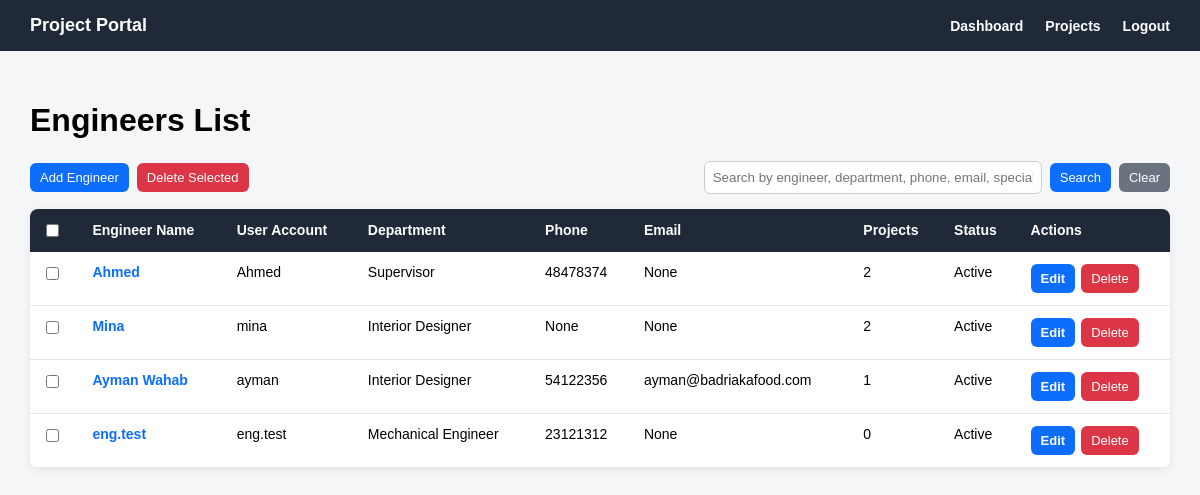
The app's page /engineers/ (signed in), older data.
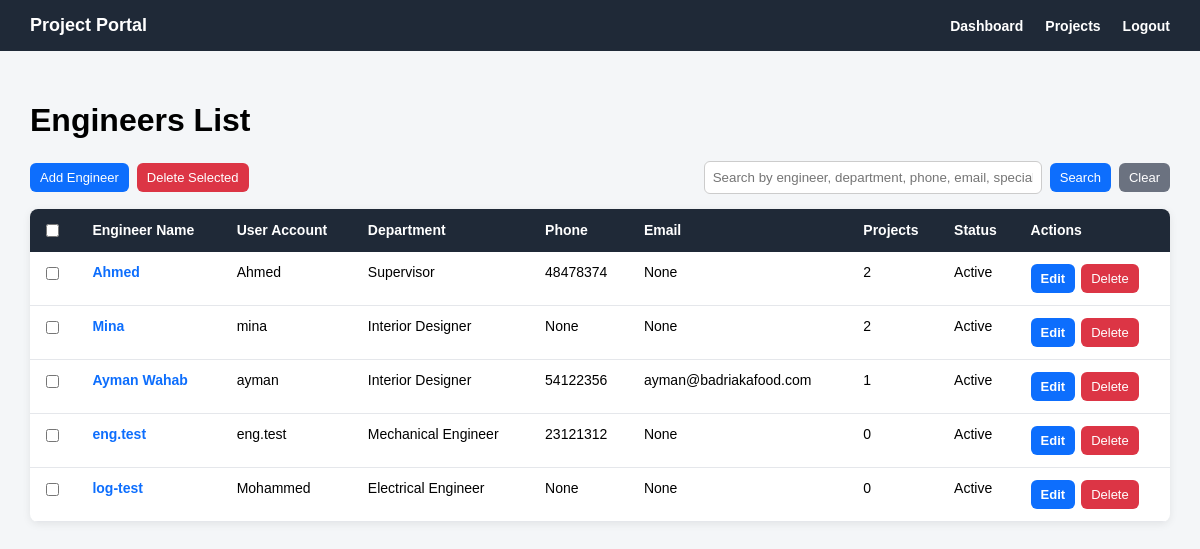
The same page, newer data.
### engineers/models.py (models this page shows, shortened)
class Engineer(models.Model):
    class Department(models.TextChoices):
        INTERIOR_DESIGNER = 'INTERIOR_DESIGNER', 'Interior Designer'
        MECHANICAL_ENGINEER = 'MECHANICAL_ENGINEER', 'Mechanical Engineer'
        ELECTRICAL_ENGINEER = 'ELECTRICAL_ENGINEER', 'Electrical Engineer'
        SUPERVISOR = 'SUPERVISOR', 'Supervisor'
        ARCHITECT = 'ARCHITECT', 'Architect'
    user = models.OneToOneField(
        settings.AUTH_USER_MODEL,
        on_delete=models.CASCADE,
        related_name='engineer_profile'
    )
    engineer_name = models.CharField(max_length=150)
    department = models.CharField(
        max_length=50,
        choices=Department.choices,
        blank=True,
        null=True
    )
    phone = models.CharField(max_length=30, blank=True, null=True)
    email = models.EmailField(blank=True, null=True)
    specialization = models.CharField(max_length=150, blank=True, null=True)
    is_active = models.BooleanField(default=True)
    created_at = models.DateTimeField(auto_now_add=True)

### accounts/models.py (models this page shows)
class User(AbstractUser):
    class Role(models.TextChoices):
        ADMIN = 'ADMIN', 'Admin'
        ENGINEER = 'ENGINEER', 'Engineer'
        CLIENT = 'CLIENT', 'Client'
    role = models.CharField(
        max_length=20,
        choices=Role.choices,
        default=Role.CLIENT
    )

### engineers/views.py (the view, shortened to what this page needs)
# urls.py: path('', engineer_list_view, name='engineer_list'),
@login_required
def engineer_list_view(request):
    if request.user.role != 'ADMIN':
        engineers = Engineer.objects.none()
    else:
        engineers = Engineer.objects.all()
    search_query = request.GET.get('q')
    return render(request, 'engineers/engineer_list.html', {
        'engineers': engineers,
        'search_query': search_query,
    })

### templates/engineers/engineer_list.html (shortened to what the changed rows need)
{% extends 'base.html' %}
{% block content %}
<div class="page-header">
    <h1>Engineers List</h1>
</div>
{% if engineers %}
    <form method="post"
          action="{% url 'engineers:engineer_bulk_delete' %}"
          onsubmit="return confirm('Are you sure you want to delete this engineer? This may affect projects assigned to this engineer.');"
        {% csrf_token %}
        <table class="engineers-table">
            <tr>
                {% if request.user.role == 'ADMIN' %}
            <th>
                <input type="checkbox" onclick="toggleEngineerCheckboxes(this)">
            </th>
                {% endif %}
                <th>Engineer Name</th>
                <th>User Account</th>
                <th>Department</th>
                <th>Phone</th>
                <th>Email</th>
                <th>Projects</th>
                <th>Status</th>
                {% if request.user.role == 'ADMIN' %}
                    <th>Actions</th>
                {% endif %}
            </tr>
            {% for engineer in engineers %}
                <tr>
                    {% if request.user.role == 'ADMIN' %}
                        <td>
                            <input type="checkbox" name="selected_engineers" value="{{ engineer.pk }}">
                        </td>
                    {% endif %}
                    <td>
                        <a href="{% url 'engineers:engineer_detail' engineer.pk %}">
                            {{ engineer.engineer_name }}
                        </a>
                    </td>
                    <td>{{ engineer.user.username }}</td>
                    <td>
                        {% if engineer.department %}
                            {{ engineer.get_department_display }}
                        {% else %}
                            Not assigned
                        {% endif %}
                    </td>
                    <td>{{ engineer.phone }}</td>
                    <td>{{ engineer.email }}</td>
                    <td>{{ engineer.projects.count }}</td>
                    <td>
                        {% if engineer.is_active %}
                            Active
                        {% else %}
                            Inactive
                        {% endif %}
                    </td>
                    {% if request.user.role == 'ADMIN' %}
                        <td>
                            <div class="table-actions">
                                <a href="{% url 'engineers:engineer_edit' engineer.pk %}" class="btn btn-primary">
                                    Edit
                                </a>
                                <form method="post"
                                      action="{% url 'engineers:engineer_delete' engineer.pk %}"
                                      style="margin: 0;"
                                      onsubmit="return confirm('Are you sure you want to delete this engineer? This may affect projects assigned to this engineer.');"
                                    {% csrf_token %}
                                    <button type="submit" class="btn btn-danger">
                                        Delete
                                    </button>
                                </form>
                            </div>
                        </td>
                    {% endif %}
                </tr>
            {% endfor %}
        </table>
    </form>
{% endif %}
{% endblock %}

Row changes from the older to the newer data that the page shows:
added Engineer: engineer_name "log-test", user.username "Mohammed", department "Electrical Engineer", phone "None", email "None", projects.count "0", is_active "Active"
